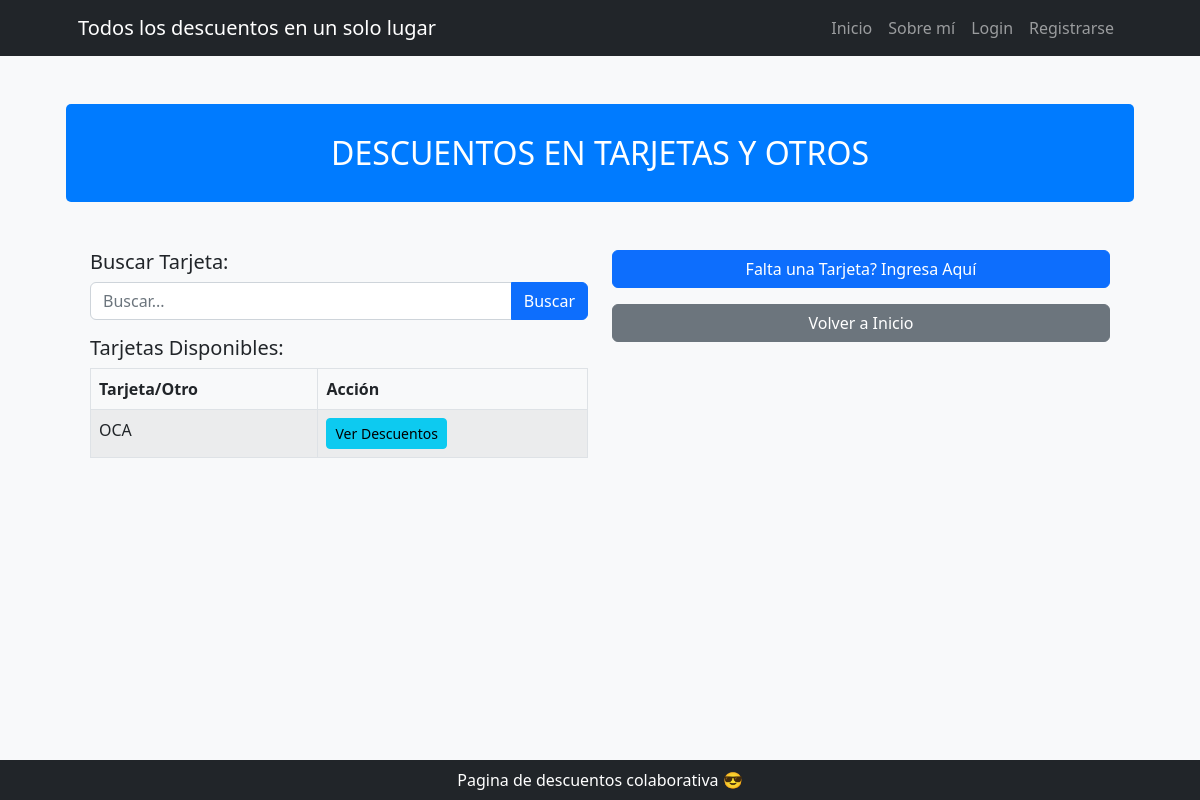
The page /tarjetas/ on the database as committed earlier.
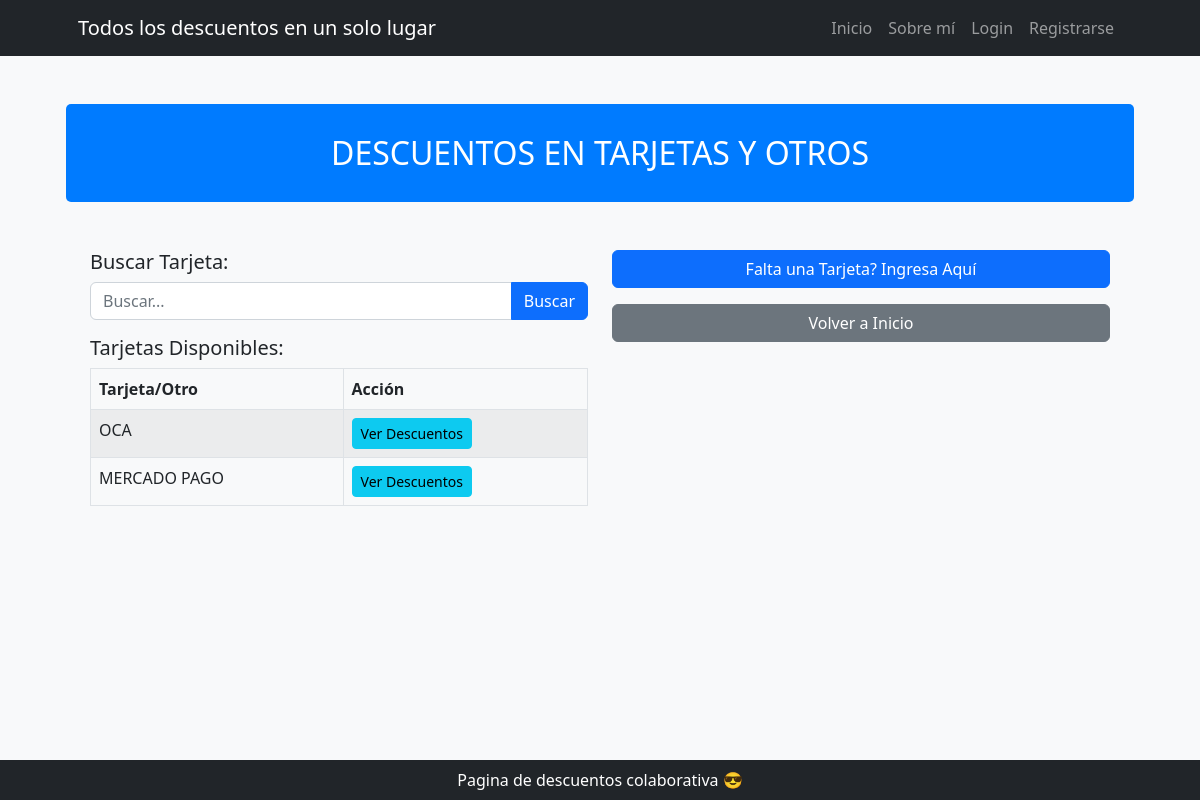
The same page on the database as committed later.
### tarjetas/models.py (models this page shows, shortened)
class Tarjetas(models.Model):
    DEBITO = 'débito'
    CREDITO = 'crédito'
    NINGUNO = ' '
    TIPO_CHOICES = [
        (DEBITO, 'Débito'),
        (CREDITO, 'Crédito'),
        (NINGUNO, ' '),
    ]
    nombre = models.CharField(max_length=25)
    tipo = models.CharField(max_length=25, choices=TIPO_CHOICES, null=True, blank=True)
    class Meta:
        verbose_name = "Tarjeta"
        verbose_name_plural = "Tarjetas"

### tarjetas/views.py (the view)
# urls.py: path("", views.home, name="home"),
def home(request):
    consulta = request.GET.get("consulta")
    if consulta:
        tarjetas = Tarjetas.objects.filter(nombre__icontains=consulta)
    else:
        tarjetas = Tarjetas.objects.all()
    return render(request, "tarjetas/index.html", {"tarjetas": tarjetas})

### tarjetas/templates/tarjetas/index.html
{% extends "core/base.html" %}
{% block titulo %}
    DESCUENTOS EN TARJETAS Y OTROS
{% endblock titulo %}
{% block contenido %}
<div class="container my-5">
    <div class="row">
        <div class="col-md-6">
            <h5>Buscar Tarjeta:</h5>
            <form action="{% url 'tarjetas:tarjetas_list' %}" method="get" class="mb-3">
                <div class="input-group">
                    <input type="text" name="consulta" class="form-control" placeholder="Buscar...">
                    <button type="submit" class="btn btn-primary">Buscar</button>
                </div>
            </form>
            <h5>Tarjetas Disponibles:</h5>
            <table class="table table-striped table-bordered">
                <thead class="thead-dark">
                    <tr>
                        <th>Tarjeta/Otro</th>
                        <th>Acción</th>
                    </tr>
                </thead>
                <tbody>
                    {% for tarjeta in tarjetas %}
                        <tr>
                            <td>{{ tarjeta.nombre }}</td>
                            <td>
                                <a href="{% url 'tarjetas:descuentos_list' tarjeta.pk %}" class="btn btn-info btn-sm">Ver Descuentos</a>
                            </td>
                        </tr>
                    {% endfor %}
                </tbody>
            </table>
        </div>
        <div class="col-md-6">
            <div class="d-grid gap-2 mb-3">
                <a class="btn btn-primary"
                   href="{% url 'tarjetas:tarjetas_create' %}"
                   role="button">Falta una Tarjeta? Ingresa Aquí</a>
            </div>
            <div class="d-grid gap-2">
                <a class="btn btn-secondary"
                   href="{% url 'core:home' %}"
                   role="button">Volver a Inicio</a>
            </div>
        </div>
    </div>
</div>
{% endblock contenido %}

### core/templates/core/base.html (shortened to what this page needs)
{% load static %}
<!DOCTYPE html>
<html lang="es">
    <head>
        <link href="{% static 'core/css/styles.css' %}" rel="stylesheet" />
    </head>
    <body>
        {% include 'core/components/navbar.html' %}
        <div class="container px-4 px-lg-5">
            <div class="row align-items-center my-5 custom-header">
                <h1>
                    {% block titulo %}{% endblock titulo %}
                </h1>
            </div>
            {% block contenido %}
            {% endblock contenido %}
        </div>
        {% include 'core/components/footer.html' %}
    </body>
</html>

### core/templates/core/components/navbar.html (shortened to what this page needs)
<nav class="navbar navbar-expand-lg navbar-dark bg-dark">
    <div class="container px-5">
        <a class="navbar-brand" href="#!">Todos los descuentos en un solo lugar</a>
        <div class="collapse navbar-collapse" id="navbarSupportedContent">
            <ul class="navbar-nav ms-auto mb-2 mb-lg-0">
                <li class="nav-item"><a class="nav-link {% if request.path == "/" %} active {% endif %}" aria-current="page" href="{% url 'core:home' %}">Inicio</a></li>
                <li class="nav-item"><a class="nav-link {% if request.path == "/about/" %} active {% endif %}" href="{% url 'core:about' %}">Sobre mí</a></li>
                {% if user.is_authenticated %}
                    <li class="nav-item"><a class="nav-link {% if request.path == "/bancos/" %} active {% endif %}" href="{% url 'bancos:home' %}">Bancos</a></li>
                    <li class="nav-item"><a class="nav-link {% if request.path == "/tarjetas/" %} active {% endif %}" href="{% url 'tarjetas:home' %}">Tarjetas</a></li>
                    <li class="nav-item"><a class="nav-link text-bg-info">{{ user.email }}</a></li>
                    <li class="nav-item">
                        <form action="{% url 'core:logout' %}" method="post">
                            {% csrf_token %}
                            <button type="submit" class="btn btn-dark {{ fontsize }} ">Logout</button>
                        </form>
                    </li>
                {% else %}
                    <li class="nav-item"><a class="nav-link {% if request.path == "/login/" %} active {% endif %}" href="{% url 'core:login' %}">Login</a></li>
                    <li class="nav-item"><a class="nav-link {% if request.path == "/register/" %} active {% endif %}" href="{% url 'core:register' %}">Registrarse</a></li>
                {% endif %}
            </ul>
        </div>
    </div>
</nav>

### core/templates/core/components/footer.html
<footer class="py-2 bg-dark fixed-bottom">
    <div class="container px-4 px-lg-5">
        <p class="m-0 text-center text-white">Pagina de descuentos colaborativa 😎</p>
    </div>
</footer>

### core/templates/core/base.html (style rules this page uses)
body { background-color: #f8f9fa; }
.custom-header { background-color: #007bff; color: white; padding: 10px 0; margin-bottom: 20px; border-radius: 5px; }
.custom-header h1 { margin: 0; padding: 20px; font-size: 2rem; text-align: center; }

Rows that differ between the two databases and show on the page:
added Tarjetas: nombre "MERCADO PAGO"
